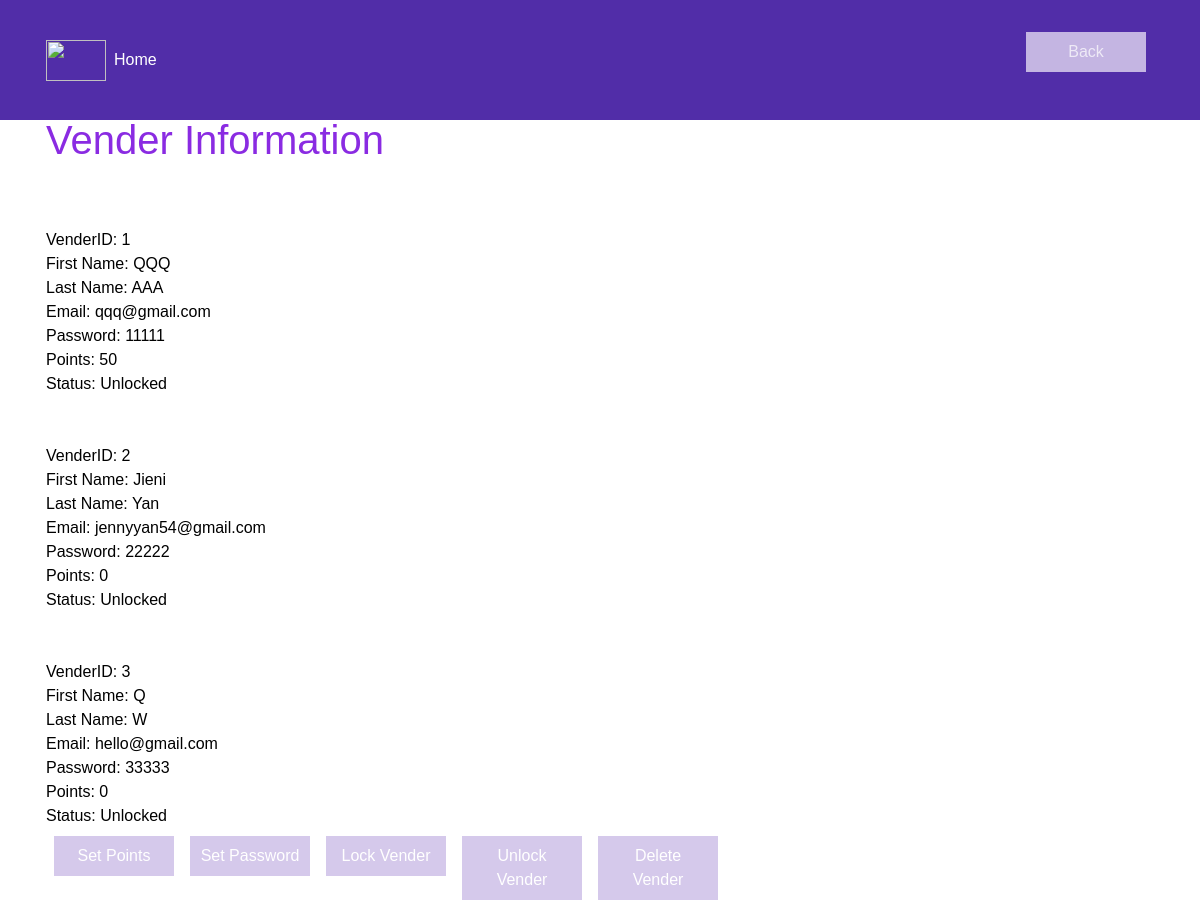
The app's page /vender_manage.php with its own data.
### tables this page shows
CREATE TABLE `Vender` (
  `VenderID` int(20) NOT NULL,
  `Email` varchar(30) NOT NULL,
  `Password` varchar(20) NOT NULL,
  `Firstnm` varchar(15) NOT NULL,
  `Lastnm` varchar(15) NOT NULL,
  `Points` int(11) NOT NULL,
  `salt1` int(20) NOT NULL,
  `salt2` int(20) NOT NULL,
  `hash` varchar(200) NOT NULL,
  `lockVender` int(11) NOT NULL DEFAULT 0
);

### public_html/vender_manage.php (the view, shortened to what this page needs)
<?php
require_once 'login.php';
$conn = new mysqli($hn, $un, $pw, $db);
echo <<<_End
<html>
	<head>
		<link rel="stylesheet" href="https://stackpath.bootstrapcdn.com/bootstrap/4.4.1/css/bootstrap.min.css">
        <link rel="stylesheet" type="text/css" href="background.css">
        <link rel="stylesheet" href="styles.css">
        <title>Smart City Recreation</title>
	</head>
	<body>
	    <nav class="navbar navbar-dark navbar-expand-sm fixed-top">
            <div class="container">
                <button class="navbar-toggler" type="button" data-toggle="collapse" data-target="#Navbar">
                    <span class="navbar-toggler-icon"></span>
                </button>
                <a class="navbar-brand mr-auto" href="#"><img src="images/activity.png" height="41" width="60"></a>
                <div class="collapse navbar-collapse" id="Navbar">
                    <ul class="navbar-nav mr-auto">
                        <li class="nav-item active"><a class="nav-link" href="index.php"></span>Home</a></li>
                    </ul>
                    <form method="POST" action="manager_login.php">
                    <button type="submit" name="back" id="back">Back</button></form>
                </div>
            </div>
        </nav>
        <div  class="bodycontent">
            <div class="container">
                <div><label style="color:#8A2BE2;text-align:center;"><h1>Vender Information<br/></h1></label></div>
_End;
                $query = "SELECT * FROM Vender";
                $result = $conn->query($query);
                if (!$result)
                {
                    echo "No vender";
                }
                else
                {
                    $rows = $result->num_rows;
                    for ($i = 0 ; $i < $rows ; ++$i)
                    {
                        $result->data_seek($i);
                        $row = $result->fetch_array(MYSQLI_NUM);
                        $userID = $row[0];
                        $email= $row[1];
                        $pwd = $row[2];
                        $firstname = $row[3];
                        $lastname = $row[4];
                        $points = $row[5];
                        $lockStatus = "";
                        if($row[9] == 0)
                            $lockStatus = "Unlocked";
                        else
                            $lockStatus = "Locked!";
                        echo "<br><br>";
                        echo "VenderID: ".$userID."<br>";
                        echo "First Name: ".$firstname."<br>";
                        echo "Last Name: ".$lastname."<br>";
                        echo "Email: ".$email."<br>";
                        echo "Password: ".$pwd."<br>";
                        echo "Points: ".$points."<br>";
                        echo "Status: ".$lockStatus."<br>";
                    }
                }
                echo<<<_e2
                  <div>
                  <button type="button" onclick="document.getElementById('id07').style.display='block'" class="signupbtn">Set Points</button></div>
                  <div>
                  <button onclick="document.getElementById('id06').style.display='block'" name="set_pw_button" id="set_pw_button" type="button" class="signupbtn">Set Password</button></div>
                  <div>
                  <button type="button" onclick="document.getElementById('id08').style.display='block'" class="signupbtn">Lock Vender</button></div>
                  <div>
                  <button type="button" onclick="document.getElementById('id09').style.display='block'" class="signupbtn">Unlock Vender</button></div>
                  <button type="button" onclick="document.getElementById('id10').style.display='block'" class="signupbtn">Delete Vender</button></div>
                  <link rel="stylesheet" href="login_style.css">
                  <link rel="stylesheet" type="text/css" href="login_style.css">
                </div>
    </body>
</html>
_e2;
?>

### public_html/background.css (style rules this page uses)
body { background: url(https://image.freepik.com/free-vector/abstract-hand-painted-watercolor-sky-clouds-background_100956-418.jpg); background-size: cover; background-position: center; font-family: Arial; color: black; }
html { height: 100%; }

### public_html/styles.css (style rules this page uses)
body { padding: 50px 0px 0px 0px; z-index: 0; }
.navbar-dark { background-color: #512DA8; }

### public_html/login_style.css (style rules this page uses)
body { font-family: Arial, Helvetica, sans-serif; }
* { box-sizing: border-box; }
button { background-color: #D1C4E9; color: white; padding: 8px 10px; border: none; margin: 8px; cursor: pointer; width: 120; opacity: 0.9; }
.cancelbtn, .signupbtn { float: left; width: 120; }
.container { padding: 16px; }
.bodycontent { margin-top: 50px; }

### records on screen
vender: VenderID "1", Firstnm "QQQ", Lastnm "AAA", Email "qqq@gmail.com", Password "11111", Points "50", lockVender "Unlocked"
vender: VenderID "2", Firstnm "Jieni", Lastnm "Yan", Email "jennyyan54@gmail.com", Password "22222", Points "0", lockVender "Unlocked"
vender: VenderID "3", Firstnm "Q", Lastnm "W", Email "hello@gmail.com", Password "33333", Points "0", lockVender "Unlocked"
